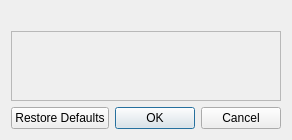
<?xml version="1.0" encoding="UTF-8"?>
<ui version="4.0">
 <class>Dialog</class>
 <widget class="QDialog" name="Dialog">
  <property name="windowTitle">
   <string>Configure driver</string>
  </property>
  <layout class="QVBoxLayout" name="verticalLayout">
   <item>
    <widget class="QLabel" name="label">
     <property name="wordWrap">
      <bool>true</bool>
     </property>
    </widget>
   </item>
   <item>
    <widget class="QScrollArea" name="scrollArea">
     <property name="horizontalScrollBarPolicy">
      <enum>Qt::ScrollBarAlwaysOff</enum>
     </property>
     <property name="widgetResizable">
      <bool>true</bool>
     </property>
     <widget class="QWidget" name="formWidget">
      <layout class="QFormLayout" name="formLayout"/>
     </widget>
    </widget>
   </item>
   <item>
    <widget class="QDialogButtonBox" name="buttonBox">
     <property name="standardButtons">
      <set>QDialogButtonBox::Ok|QDialogButtonBox::Cancel|QDialogButtonBox::RestoreDefaults</set>
     </property>
    </widget>
   </item>
  </layout>
 </widget>
 <resources/>
 <connections>
  <connection>
   <sender>buttonBox</sender>
   <signal>accepted()</signal>
   <receiver>Dialog</receiver>
   <slot>accept()</slot>
  </connection>
  <connection>
   <sender>buttonBox</sender>
   <signal>rejected()</signal>
   <receiver>Dialog</receiver>
   <slot>reject()</slot>
  </connection>
 </connections>
</ui>
